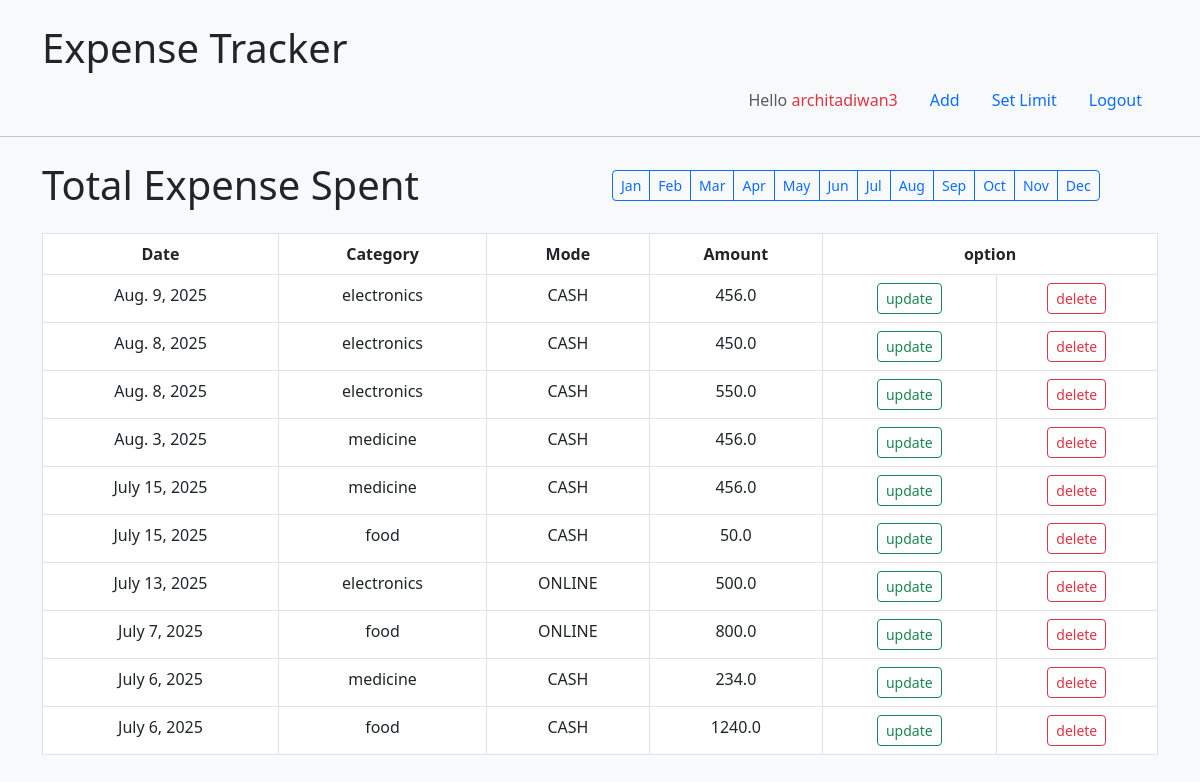
Screenshot of /dashboard/ (signed in) with the database file from the repository.
### ExpenseTracker/models.py (models this page shows)
class register(models.Model):                  #register
    username=models.CharField(max_length=20)
    email = models.EmailField(max_length=50,unique=True)
    password= models.CharField(max_length=50)
    password1= models.CharField(max_length=50)
    def __str__(self):
        return self.username

class expense_store(models.Model):
   user = models.ForeignKey(register,to_field='email',on_delete=models.CASCADE,related_name='expenses')
   date = models.DateField()
   amount = models.FloatField()
   mode = models.CharField(max_length=20)
   category = models.CharField(max_length=50)

### ExpenseTracker/views.py (the view)
# urls.py: path('dashboard/',views.dashboard,name="dashboard"),
def dashboard(request):
    if 'username' not in request.session:
        return redirect('logins')  # Redirect to login page
    current_username = request.session['username']
    try:
        current_user = register.objects.get(username=current_username)
    except register.DoesNotExist:
        return redirect('logins')  # Extra safety: if user record not found
    data = expense_store.objects.filter(user=current_user).order_by('-date')
    context = paginate_queryset(request, data)
    context["current_user"] = current_user
    return render(request, "dashboard.html", context)

### ExpenseTracker/views.py (called while the page is built)
def paginate_queryset(request, queryset, per_page=10): #pagination
    page_number = request.GET.get('page', 1)
    paginator = Paginator(queryset, per_page)
    page_obj = paginator.get_page(page_number)
    return {
        "key": page_obj.object_list,
        "total_pages": paginator.num_pages,
        "current_page": page_obj.number,
    }

### templates/dashboard.html (shortened to what this page needs)
<!doctype html>
<html lang="en">
  <head>
    <link href="https://cdn.jsdelivr.net/npm/bootstrap@5.3.7/dist/css/bootstrap.min.css" rel="stylesheet">
    <link href="https://cdn.jsdelivr.net/npm/bootstrap@5.3.0/dist/css/bootstrap.min.css" rel="stylesheet">
  </head>
  <body class="bg-light">
      <div class="container mt-4 bg-light">
              <h1>Expense Tracker</h1>
          <div class="mb-3">
        <ul class="nav justify-content-end">
            <li class="nav-item">
    <a class="nav-link disabled" aria-disabled="true">Hello <span class="text-danger"> {{current_user}}</span></a>
  </li>
  <li class="nav-item">
    <a class="nav-link" href="{%url 'add'%}">Add</a>
  </li>
  <li class="nav-item">
  <a class="nav-link" href="#" data-bs-toggle="modal" data-bs-target="#exampleModal2">Set Limit</a>
  </li>
  <li class="nav-item">
    <a class="nav-link" href="{% url 'logout' %}" onclick="return confirm('Are you sure you want to logout?');">
       Logout</a>
  </li>
</ul>
</div>
</div><hr>
<div class="container mt-4">
  <div class="row align-items-center mb-4">
    <div class="col-md-6">
      <h1 class="mb-0">Total Expense Spent</h1>
    </div>
    <div class="col-md-6 d-flex gap-2">
      <div class="btn-group" role="group">
        <a href="{% url 'filter_month' %}?month=1" class="btn btn-sm {% if selected_month == '1' %}btn-primary{% else %}btn-outline-primary{% endif %}">Jan</a>
        <a href="{% url 'filter_month' %}?month=2" class="btn btn-sm {% if selected_month == '1' %}btn-primary{% else %}btn-outline-primary{% endif %}">Feb</a>
        <a href="{% url 'filter_month' %}?month=3" class="btn btn-sm {% if selected_month == '1' %}btn-primary{% else %}btn-outline-primary{% endif %}">Mar</a>
        <a href="{% url 'filter_month' %}?month=4" class="btn btn-sm {% if selected_month == '1' %}btn-primary{% else %}btn-outline-primary{% endif %}">Apr</a>
        <a href="{% url 'filter_month' %}?month=5" class="btn btn-sm {% if selected_month == '1' %}btn-primary{% else %}btn-outline-primary{% endif %}">May</a>
        <a href="{% url 'filter_month' %}?month=6" class="btn btn-sm {% if selected_month == '1' %}btn-primary{% else %}btn-outline-primary{% endif %}">Jun</a>
        <a href="{% url 'filter_month' %}?month=7" class="btn btn-sm {% if selected_month == '1' %}btn-primary{% else %}btn-outline-primary{% endif %}">Jul</a>
        <a href="{% url 'filter_month' %}?month=8" class="btn btn-sm {% if selected_month == '1' %}btn-primary{% else %}btn-outline-primary{% endif %}">Aug</a>
        <a href="{% url 'filter_month' %}?month=9" class="btn btn-sm {% if selected_month == '1' %}btn-primary{% else %}btn-outline-primary{% endif %}">Sep</a>
        <a href="{% url 'filter_month' %}?month=10" class="btn btn-sm {% if selected_month == '1' %}btn-primary{% else %}btn-outline-primary{% endif %}">Oct</a>
        <a href="{% url 'filter_month' %}?month=11" class="btn btn-sm {% if selected_month == '1' %}btn-primary{% else %}btn-outline-primary{% endif %}">Nov</a>
        <a href="{% url 'filter_month' %}?month=12" class="btn btn-sm {% if selected_month == '1' %}btn-primary{% else %}btn-outline-primary{% endif %}">Dec</a>
      </div>
    </div>
  </div>
  <div class="tables mt-4"style="height:50px">
  <table class="data table table-bordered">
    <thead>
      <tr>
        <th>Date</th>
        <th>Category</th>
        <th>Mode</th>
        <th>Amount</th>
        <th colspan="2">option</th>
      </tr>
    </thead>
    <tbody id="page-content">
      {% for expenses in key %}
      <tr>
        <td>{{ expenses.date }}</td>
        <td>{{ expenses.category }}</td>
        <td>{{ expenses.mode }}</td>
        <td>{{ expenses.amount }}</td>
        <td class=""><a class="btn btn-sm btn-outline-success" href="{% url 'update' expenses.id %}">update</a></td>
        <td class=""><a class="btn btn-sm btn-outline-danger" href="{% url 'delete_expense' expenses.id %}" onclick="return confirm('Are you sure you want to delete this expense?');">delete</a></td>
      </tr>
      {% endfor %}
    </tbody>
  </table>
</div>
</div>
  </body>
</html>

### templates/dashboard.html (style rules this page uses)
th { padding:10px 20px; text-align: center; }
td { text-align: center; }

### rows the page displays
register: username "architadiwan3"
expense_store: date "Aug. 9, 2025", category "electronics", mode "CASH", amount "456.0"
expense_store: date "Aug. 8, 2025", category "electronics", mode "CASH", amount "450.0"
expense_store: date "Aug. 8, 2025", category "electronics", mode "CASH", amount "550.0"
expense_store: date "Aug. 3, 2025", category "medicine", mode "CASH", amount "456.0"
expense_store: date "July 15, 2025", category "medicine", mode "CASH", amount "456.0"
expense_store: date "July 15, 2025", category "food", mode "CASH", amount "50.0"
expense_store: date "July 13, 2025", category "electronics", mode "ONLINE", amount "500.0"
expense_store: date "July 7, 2025", category "food", mode "ONLINE", amount "800.0"
expense_store: date "July 6, 2025", category "medicine", mode "CASH", amount "234.0"
expense_store: date "July 6, 2025", category "food", mode "CASH", amount "1240.0"
